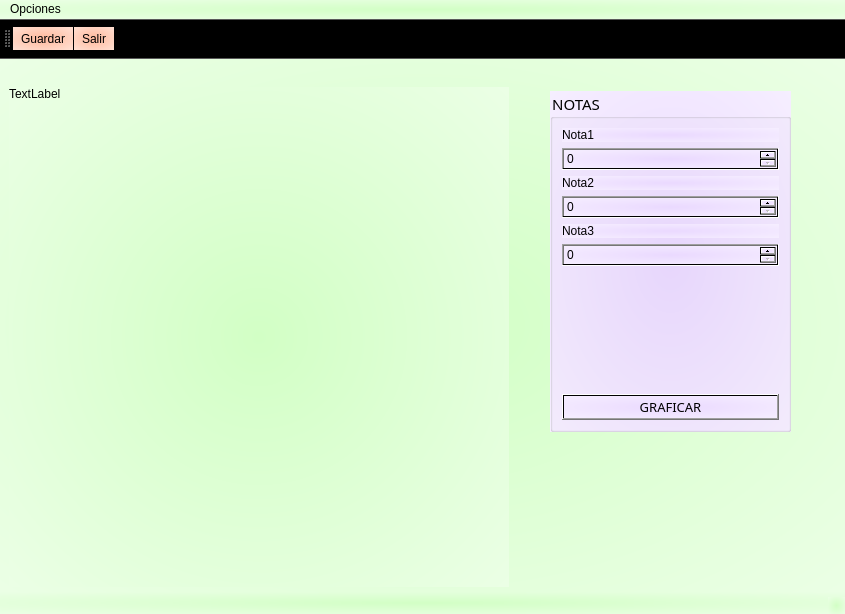
<?xml version="1.0" encoding="UTF-8"?>
<ui version="4.0">
 <class>Principal</class>
 <widget class="QMainWindow" name="Principal">
  <property name="geometry">
   <rect>
    <x>0</x>
    <y>0</y>
    <width>845</width>
    <height>614</height>
   </rect>
  </property>
  <property name="minimumSize">
   <size>
    <width>845</width>
    <height>614</height>
   </size>
  </property>
  <property name="windowTitle">
   <string>Principal</string>
  </property>
  <property name="windowIcon">
   <iconset resource="Imagenes.qrc">
    <normaloff>:/Imagenes/Imagenes/grafico-de-barras.png</normaloff>:/Imagenes/Imagenes/grafico-de-barras.png</iconset>
  </property>
  <property name="styleSheet">
   <string notr="true">background-color: qradialgradient(spread:pad, cx:0.5, cy:0.5, radius:1.271, fx:0.5, fy:0.5, stop:0 rgba(210, 255, 197, 255), stop:1 rgba(255, 255, 255, 255));</string>
  </property>
  <widget class="QWidget" name="centralwidget">
   <widget class="QLabel" name="cuadro">
    <property name="geometry">
     <rect>
      <x>9</x>
      <y>28</y>
      <width>500</width>
      <height>500</height>
     </rect>
    </property>
    <property name="minimumSize">
     <size>
      <width>500</width>
      <height>500</height>
     </size>
    </property>
    <property name="text">
     <string>TextLabel</string>
    </property>
    <property name="alignment">
     <set>Qt::AlignLeading|Qt::AlignLeft|Qt::AlignTop</set>
    </property>
   </widget>
   <widget class="QGroupBox" name="groupBox">
    <property name="geometry">
     <rect>
      <x>550</x>
      <y>32</y>
      <width>241</width>
      <height>341</height>
     </rect>
    </property>
    <property name="font">
     <font>
      <family>Franklin Gothic Demi Cond</family>
      <pointsize>11</pointsize>
     </font>
    </property>
    <property name="styleSheet">
     <string notr="true">background-color: qradialgradient(spread:pad, cx:0.5, cy:0.5, radius:1.271, fx:0.5, fy:0.5, stop:0 rgba(234, 217, 255, 255), stop:1 rgba(255, 255, 255, 255));</string>
    </property>
    <property name="title">
     <string>NOTAS</string>
    </property>
    <layout class="QVBoxLayout" name="verticalLayout">
     <item>
      <widget class="QLabel" name="label">
       <property name="text">
        <string>Nota1</string>
       </property>
      </widget>
     </item>
     <item>
      <widget class="QSpinBox" name="inNota1">
       <property name="maximum">
        <number>400</number>
       </property>
      </widget>
     </item>
     <item>
      <widget class="QLabel" name="label_3">
       <property name="text">
        <string>Nota2</string>
       </property>
      </widget>
     </item>
     <item>
      <widget class="QSpinBox" name="inNota2">
       <property name="maximum">
        <number>400</number>
       </property>
      </widget>
     </item>
     <item>
      <widget class="QLabel" name="label_2">
       <property name="text">
        <string>Nota3</string>
       </property>
      </widget>
     </item>
     <item>
      <widget class="QSpinBox" name="inNota3">
       <property name="maximum">
        <number>400</number>
       </property>
      </widget>
     </item>
     <item>
      <spacer name="verticalSpacer">
       <property name="orientation">
        <enum>Qt::Vertical</enum>
       </property>
       <property name="sizeHint" stdset="0">
        <size>
         <width>20</width>
         <height>40</height>
        </size>
       </property>
      </spacer>
     </item>
     <item>
      <widget class="QPushButton" name="cmdGraficar">
       <property name="font">
        <font>
         <family>Viner Hand ITC</family>
         <pointsize>10</pointsize>
        </font>
       </property>
       <property name="text">
        <string>GRAFICAR</string>
       </property>
       <property name="icon">
        <iconset resource="Imagenes.qrc">
         <normaloff>:/Imagenes/Imagenes/diagrama.png</normaloff>:/Imagenes/Imagenes/diagrama.png</iconset>
       </property>
       <property name="iconSize">
        <size>
         <width>50</width>
         <height>50</height>
        </size>
       </property>
      </widget>
     </item>
    </layout>
   </widget>
  </widget>
  <widget class="QMenuBar" name="menubar">
   <property name="geometry">
    <rect>
     <x>0</x>
     <y>0</y>
     <width>845</width>
     <height>22</height>
    </rect>
   </property>
   <widget class="QMenu" name="menuOpciones">
    <property name="styleSheet">
     <string notr="true">background-color: qradialgradient(spread:pad, cx:0.5, cy:0.5, radius:1.271, fx:0.5, fy:0.5, stop:0 rgba(127, 181, 255, 255), stop:1 rgba(255, 255, 255, 255));</string>
    </property>
    <property name="title">
     <string>Opciones</string>
    </property>
    <addaction name="actionGuardar"/>
    <addaction name="actionSalir"/>
   </widget>
   <addaction name="menuOpciones"/>
  </widget>
  <widget class="QStatusBar" name="statusbar"/>
  <widget class="QToolBar" name="toolBar">
   <property name="minimumSize">
    <size>
     <width>0</width>
     <height>40</height>
    </size>
   </property>
   <property name="windowTitle">
    <string>toolBar</string>
   </property>
   <property name="styleSheet">
    <string notr="true">background-color: qradialgradient(spread:pad, cx:0.5, cy:0.5, radius:1.271, fx:0.5, fy:0.5, stop:0 rgba(255, 185, 156, 255), stop:1 rgba(255, 255, 255, 255));</string>
   </property>
   <attribute name="toolBarArea">
    <enum>TopToolBarArea</enum>
   </attribute>
   <attribute name="toolBarBreak">
    <bool>false</bool>
   </attribute>
   <addaction name="actionGuardar"/>
   <addaction name="actionSalir"/>
  </widget>
  <action name="actionGuardar">
   <property name="icon">
    <iconset resource="Imagenes.qrc">
     <normaloff>:/Imagenes/Imagenes/guardar-el-archivo.png</normaloff>:/Imagenes/Imagenes/guardar-el-archivo.png</iconset>
   </property>
   <property name="text">
    <string>Guardar</string>
   </property>
   <property name="shortcut">
    <string>Ctrl+S</string>
   </property>
  </action>
  <action name="actionSalir">
   <property name="icon">
    <iconset resource="Imagenes.qrc">
     <normaloff>:/Imagenes/Imagenes/salida-de-emergencia.png</normaloff>:/Imagenes/Imagenes/salida-de-emergencia.png</iconset>
   </property>
   <property name="text">
    <string>Salir</string>
   </property>
   <property name="shortcut">
    <string>Ctrl+Q</string>
   </property>
  </action>
 </widget>
 <resources>
  <include location="Imagenes.qrc"/>
 </resources>
 <connections/>
</ui>
